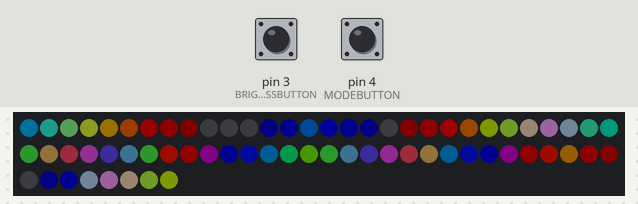
Recording of a sketch running on a simulated Arduino Pro Mini, built with avr-gcc and run on an emulated ATmega328P. On the bench: 68 RGB LEDs in strip order, left to right, continuing on the next row. The inputs (shaded band) are chosen by the test bench; at power-on: pin 3 (BRIGHTNESSBUTTON) HIGH, pin 4 (MODEBUTTON) HIGH. Dim RGB values are drawn brighter than linear; random numbers use the default seed unless the sketch sets one; EEPROM starts erased.

Above: at 1.2 s.
1.3 s: pin 3 (BRIGHTNESSBUTTON) pulled LOW for 0.15 s
At 2.2 s:
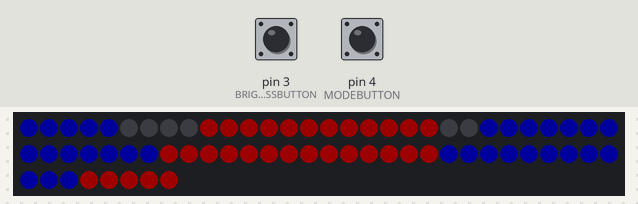
2.9 s: pin 3 (BRIGHTNESSBUTTON) pulled LOW for 1 s
At 4.07 s:
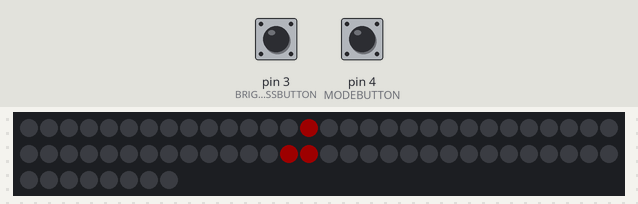
4.5 s: pin 3 (BRIGHTNESSBUTTON) pulled LOW for 0.15 s
At 5.12 s:
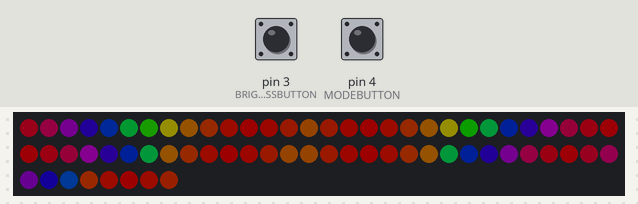
5.2 s: pin 3 (BRIGHTNESSBUTTON) pulled LOW for 3.2 s
At 7.28 s:
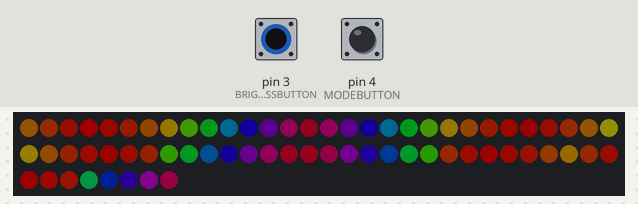
9.0 s: pin 3 (BRIGHTNESSBUTTON) pulled LOW for 0.15 s
At 9.44 s:
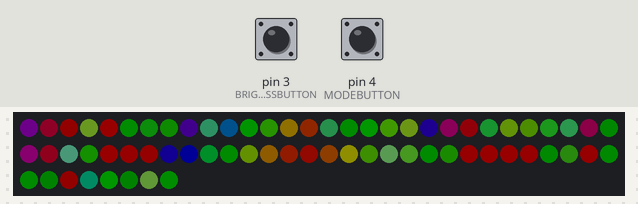
9.7 s: pin 4 (MODEBUTTON) pulled LOW for 0.15 s
At 10.04 s:
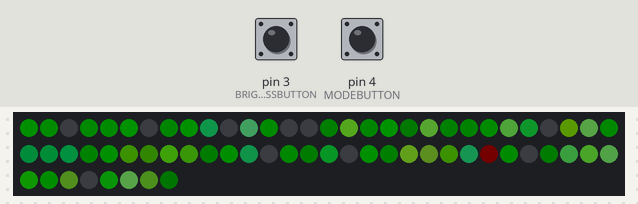
Timing chart, 0 to 12.7 s (numbered marks = the images above; inputs shaded):
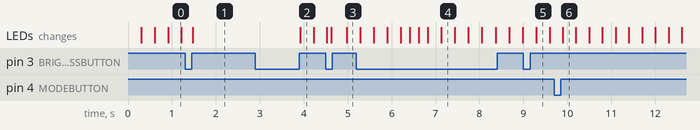

Measured:
- after the input at 2.9 s, the LEDs: change after 1.0 s (image 2)

The sketch:

RGBShades.ino
```cpp
// (licence header left out)
// RGB Shades data output to LEDs is on pin 5
#define LED_PIN  5

// RGB Shades color order (Green/Red/Blue)
#define COLOR_ORDER GRB
#define CHIPSET     WS2811

// Global maximum brightness value, maximum 255
#define MAXBRIGHTNESS 72
#define STARTBRIGHTNESS 102

// Cycle time (milliseconds between pattern changes)
#define cycleTime 15000

// Hue time (milliseconds between hue increments)
#define hueTime 30

// Time after changing settings before settings are saved to EEPROM
#define EEPROMDELAY 2000

// Include FastLED library and other useful files
#include <FastLED.h>
#include <EEPROM.h>
#include "messages.h"
#include "font.h"
#include "XYmap.h"
#include "utils.h"
#include "effects.h"
#include "buttons.h"


// Runs one time at the start of the program (power up or reset)
void setup() {

  // check to see if EEPROM has been used yet
  // if so, load the stored settings
  byte eepromWasWritten = EEPROM.read(0);
  if (eepromWasWritten == 99) {
    currentEffect = EEPROM.read(1);
    autoCycle = EEPROM.read(2);
    currentBrightness = EEPROM.read(3);
  }

  // write FastLED configuration data
  FastLED.addLeds<CHIPSET, LED_PIN, COLOR_ORDER>(leds, LAST_VISIBLE_LED + 1);

  // set global brightness value
  FastLED.setBrightness( scale8(currentBrightness, MAXBRIGHTNESS) );

  // configure input buttons
  pinMode(MODEBUTTON, INPUT_PULLUP);
  pinMode(BRIGHTNESSBUTTON, INPUT_PULLUP);

}

// list of functions that will be displayed
functionList effectList[] = {threeSine,
                             threeDee,
                             scrollTextZero,
                             plasma,
                             confetti,
                             rider,
                             scrollTextOne,
                             glitter,
                             slantBars,
                             scrollTextTwo,
                             colorFill,
                             sideRain
                            };

const byte numEffects = (sizeof(effectList)/sizeof(effectList[0]));

// Runs over and over until power off or reset
void loop()
{
  currentMillis = millis(); // save the current timer value
  updateButtons();          // read, debounce, and process the buttons
  doButtons();              // perform actions based on button state
  checkEEPROM();            // update the EEPROM if necessary

  // switch to a new effect every cycleTime milliseconds
  if (currentMillis - cycleMillis > cycleTime && autoCycle == true) {
    cycleMillis = currentMillis;
    if (++currentEffect >= numEffects) currentEffect = 0; // loop to start of effect list
    effectInit = false; // trigger effect initialization when new effect is selected
  }

  // increment the global hue value every hueTime milliseconds
  if (currentMillis - hueMillis > hueTime) {
    hueMillis = currentMillis;
    hueCycle(1); // increment the global hue value
  }

  // run the currently selected effect every effectDelay milliseconds
  if (currentMillis - effectMillis > effectDelay) {
    effectMillis = currentMillis;
    effectList[currentEffect](); // run the selected effect function
    random16_add_entropy(1); // make the random values a bit more random-ish
  }

  // run a fade effect too if the confetti effect is running
  if (effectList[currentEffect] == confetti) fadeAll(1);

  FastLED.show(); // send the contents of the led memory to the LEDs

}
```

XYmap.h
```cpp
// Helper functions for a two-dimensional XY matrix of pixels.
// Special credit to Mark Kriegsman
//
// 2014-10-18 - Special version for RGB Shades Kickstarter
//              https://www.kickstarter.com/projects/macetech/rgb-led-shades
//              2014-10-18 - code version 2c (local table, holes are r/w),
//              by Mark Kriegsman
//
//              This special 'XY' code lets you program the RGB Shades
//              as a plain 16x5 matrix.
//
//              Writing to and reading from the 'holes' in the layout is
//              also allowed; holes retain their data, it's just not displayed.
//
//              You can also test to see if you're on or off the layout
//              like this
//                if( XY(x,y) > LAST_VISIBLE_LED ) { ...off the layout...}
//
//              X and Y bounds checking is also included, so it is safe
//              to just do this without checking x or y in your code:
//                leds[ XY(x,y) ] == CRGB::Red;
//              All out of bounds coordinates map to the first hidden pixel.
//
//     XY(x,y) takes x and y coordinates and returns an LED index number,
//             for use like this:  leds[ XY(x,y) ] == CRGB::Red;


// Params for width and height
const uint8_t kMatrixWidth = 16;
const uint8_t kMatrixHeight = 5;

// Pixel layout
//
//      0  1  2  3  4  5  6  7  8  9 10 11 12 13 14 15
//   +------------------------------------------------
// 0 |  .  0  1  2  3  4  5  6  7  8  9 10 11 12 13  .
// 1 | 29 28 27 26 25 24 23 22 21 20 19 18 17 16 15 14
// 2 | 30 31 32 33 34 35 36  .  . 37 38 39 40 41 42 43
// 3 | 57 56 55 54 53 52 51  .  . 50 49 48 47 46 45 44
// 4 |  . 58 59 60 61 62  .  .  .  . 63 64 65 66 67  .

#define NUM_LEDS (kMatrixWidth * kMatrixHeight)
CRGB leds[ NUM_LEDS ];


// This function will return the right 'led index number' for
// a given set of X and Y coordinates on your RGB Shades.
// This code, plus the supporting 80-byte table is much smaller
// and much faster than trying to calculate the pixel ID with code.
#define LAST_VISIBLE_LED 67
uint8_t XY( uint8_t x, uint8_t y)
{
  // any out of bounds address maps to the first hidden pixel
  if( (x >= kMatrixWidth) || (y >= kMatrixHeight) ) {
    return (LAST_VISIBLE_LED + 1);
  }

  const uint8_t ShadesTable[] = {
     68,  0,  1,  2,  3,  4,  5,  6,  7,  8,  9, 10, 11, 12, 13, 69,
     29, 28, 27, 26, 25, 24, 23, 22, 21, 20, 19, 18, 17, 16, 15, 14,
     30, 31, 32, 33, 34, 35, 36, 70, 71, 37, 38, 39, 40, 41, 42, 43,
     57, 56, 55, 54, 53, 52, 51, 72, 73, 50, 49, 48, 47, 46, 45, 44,
     74, 58, 59, 60, 61, 62, 75, 76, 77, 78, 63, 64, 65, 66, 67, 79
  };

  uint8_t i = (y * kMatrixWidth) + x;
  uint8_t j = ShadesTable[i];
  return j;
}
```

buttons.h
```cpp
// Process button inputs and return button activity

#define NUMBUTTONS 2
#define MODEBUTTON 4
#define BRIGHTNESSBUTTON 3

#define BTNIDLE 0
#define BTNDEBOUNCING 1
#define BTNPRESSED 2
#define BTNRELEASED 3
#define BTNLONGPRESS 4
#define BTNLONGPRESSREAD 5

#define BTNDEBOUNCETIME 20
#define BTNLONGPRESSTIME 1000

unsigned long buttonEvents[NUMBUTTONS];
byte buttonStatuses[NUMBUTTONS];
byte buttonmap[NUMBUTTONS] = {BRIGHTNESSBUTTON, MODEBUTTON};

void updateButtons() {
  for (byte i = 0; i < NUMBUTTONS; i++) {
    switch (buttonStatuses[i]) {
      case BTNIDLE:
        if (digitalRead(buttonmap[i]) == LOW) {
          buttonEvents[i] = currentMillis;
          buttonStatuses[i] = BTNDEBOUNCING;
        }
        break;

      case BTNDEBOUNCING:
        if (currentMillis - buttonEvents[i] > BTNDEBOUNCETIME) {
          if (digitalRead(buttonmap[i]) == LOW) {
            buttonStatuses[i] = BTNPRESSED;
          }
        }
        break;

      case BTNPRESSED:
        if (digitalRead(buttonmap[i]) == HIGH) {
          buttonStatuses[i] = BTNRELEASED;
        } else if (currentMillis - buttonEvents[i] > BTNLONGPRESSTIME) {
          buttonStatuses[i] = BTNLONGPRESS;
        }
        break;

      case BTNRELEASED:
        break;

      case BTNLONGPRESS:
        break;

      case BTNLONGPRESSREAD:
        if (digitalRead(buttonmap[i]) == HIGH) {
          buttonStatuses[i] = BTNIDLE;
        }
        break;
    }
  }
}

byte buttonStatus(byte buttonNum) {

  byte tempStatus = buttonStatuses[buttonNum];
  if (tempStatus == BTNRELEASED) {
    buttonStatuses[buttonNum] = BTNIDLE;
  } else if (tempStatus == BTNLONGPRESS) {
    buttonStatuses[buttonNum] = BTNLONGPRESSREAD;
  }

  return tempStatus;

}

void doButtons() {

  // Check the mode button (for switching between effects)
  switch (buttonStatus(0)) {

    case BTNRELEASED: // button was pressed and released quickly
      cycleMillis = currentMillis;
      if (++currentEffect >= numEffects) currentEffect = 0; // loop to start of effect list
      effectInit = false; // trigger effect initialization when new effect is selected
      eepromMillis = currentMillis;
      eepromOutdated = true;
      break;

    case BTNLONGPRESS: // button was held down for a while
      autoCycle = !autoCycle; // toggle auto cycle mode
      confirmBlink(); // one blue blink: auto mode. two red blinks: manual mode.
      eepromMillis = currentMillis;
      eepromOutdated = true;
      break;

  }

  // Check the brightness adjust button
  switch (buttonStatus(1)) {

    case BTNRELEASED: // button was pressed and released quickly
      currentBrightness += 51; // increase the brightness (wraps to lowest)
      FastLED.setBrightness(scale8(currentBrightness, MAXBRIGHTNESS));
      eepromMillis = currentMillis;
      eepromOutdated = true;
      break;

    case BTNLONGPRESS: // button was held down for a while
      currentBrightness = STARTBRIGHTNESS; // reset brightness to startup value
      FastLED.setBrightness(scale8(currentBrightness, MAXBRIGHTNESS));
      eepromMillis = currentMillis;
      eepromOutdated = true;
      break;

  }

}
```

effects.h
```cpp
//   Graphical effects to run on the RGB Shades LED array
//   Each function should have the following components:
//    * Must be declared void with no parameters or will break function pointer array
//    * Check effectInit, if false then init any required settings and set effectInit true
//    * Set effectDelay (the time in milliseconds until the next run of this effect)
//    * All animation should be controlled with counters and effectDelay, no delay() or loops
//    * Pixel data should be written using leds[XY(x,y)] to map coordinates to the RGB Shades layout

// Triple Sine Waves
void threeSine() {

  static byte sineOffset = 0; // counter for current position of sine waves

  // startup tasks
  if (effectInit == false) {
    effectInit = true;
    effectDelay = 20;
  }

  // Draw one frame of the animation into the LED array
  for (byte x = 0; x < kMatrixWidth; x++) {
    for (int y = 0; y < kMatrixHeight; y++) {

      // Calculate "sine" waves with varying periods
      // sin8 is used for speed; cos8, quadwave8, or triwave8 would also work here
      byte sinDistanceR = qmul8(abs(y * (255 / kMatrixHeight) - sin8(sineOffset * 9 + x * 16)), 2);
      byte sinDistanceG = qmul8(abs(y * (255 / kMatrixHeight) - sin8(sineOffset * 10 + x * 16)), 2);
      byte sinDistanceB = qmul8(abs(y * (255 / kMatrixHeight) - sin8(sineOffset * 11 + x * 16)), 2);

      leds[XY(x, y)] = CRGB(255 - sinDistanceR, 255 - sinDistanceG, 255 - sinDistanceB);
    }
  }

  sineOffset++; // byte will wrap from 255 to 0, matching sin8 0-255 cycle

}


// RGB Plasma
void plasma() {

  static byte offset  = 0; // counter for radial color wave motion
  static int plasVector = 0; // counter for orbiting plasma center

  // startup tasks
  if (effectInit == false) {
    effectInit = true;
    effectDelay = 10;
  }

  // Calculate current center of plasma pattern (can be offscreen)
  int xOffset = cos8(plasVector / 256);
  int yOffset = sin8(plasVector / 256);

  // Draw one frame of the animation into the LED array
  for (int x = 0; x < kMatrixWidth; x++) {
    for (int y = 0; y < kMatrixHeight; y++) {
      byte color = sin8(sqrt(sq(((float)x - 7.5) * 10 + xOffset - 127) + sq(((float)y - 2) * 10 + yOffset - 127)) + offset);
      leds[XY(x, y)] = CHSV(color, 255, 255);
    }
  }

  offset++; // wraps at 255 for sin8
  plasVector += 16; // using an int for slower orbit (wraps at 65536)

}


// Scanning pattern left/right, uses global hue cycle
void rider() {

  static byte riderPos = 0;

  // startup tasks
  if (effectInit == false) {
    effectInit = true;
    effectDelay = 5;
    riderPos = 0;
  }

  // Draw one frame of the animation into the LED array
  for (byte x = 0; x < kMatrixWidth; x++) {
    int brightness = abs(x * (256 / kMatrixWidth) - triwave8(riderPos) * 2 + 127) * 3;
    if (brightness > 255) brightness = 255;
    brightness = 255 - brightness;
    CRGB riderColor = CHSV(cycleHue, 255, brightness);
    for (byte y = 0; y < kMatrixHeight; y++) {
      leds[XY(x, y)] = riderColor;
    }
  }

  riderPos++; // byte wraps to 0 at 255, triwave8 is also 0-255 periodic

}


// Shimmering noise, uses global hue cycle
void glitter() {

  // startup tasks
  if (effectInit == false) {
    effectInit = true;
    effectDelay = 15;
  }

  // Draw one frame of the animation into the LED array
  for (int x = 0; x < kMatrixWidth; x++) {
    for (int y = 0; y < kMatrixHeight; y++) {
      leds[XY(x, y)] = CHSV(cycleHue, 255, random8(5) * 63);
    }
  }

}


// Fills saturated colors into the array from alternating directions
void colorFill() {

  static byte currentColor = 0;
  static byte currentRow = 0;
  static byte currentDirection = 0;

  // startup tasks
  if (effectInit == false) {
    effectInit = true;
    effectDelay = 45;
    currentColor = 0;
    currentRow = 0;
    currentDirection = 0;
    currentPalette = RainbowColors_p;
  }

  // test a bitmask to fill up or down when currentDirection is 0 or 2 (0b00 or 0b10)
  if (!(currentDirection & 1)) {
    effectDelay = 45; // slower since vertical has fewer pixels
    for (byte x = 0; x < kMatrixWidth; x++) {
      byte y = currentRow;
      if (currentDirection == 2) y = kMatrixHeight - 1 - currentRow;
      leds[XY(x, y)] = currentPalette[currentColor];
    }
  }

  // test a bitmask to fill left or right when currentDirection is 1 or 3 (0b01 or 0b11)
  if (currentDirection & 1) {
    effectDelay = 20; // faster since horizontal has more pixels
    for (byte y = 0; y < kMatrixHeight; y++) {
      byte x = currentRow;
      if (currentDirection == 3) x = kMatrixWidth - 1 - currentRow;
      leds[XY(x, y)] = currentPalette[currentColor];
    }
  }

  currentRow++;

  // detect when a fill is complete, change color and direction
  if ((!(currentDirection & 1) && currentRow >= kMatrixHeight) || ((currentDirection & 1) && currentRow >= kMatrixWidth)) {
    currentRow = 0;
    currentColor += random8(3, 6);
    if (currentColor > 15) currentColor -= 16;
    currentDirection++;
    if (currentDirection > 3) currentDirection = 0;
    effectDelay = 300; // wait a little bit longer after completing a fill
  }


}

// Emulate 3D anaglyph glasses
void threeDee() {

  // startup tasks
  if (effectInit == false) {
    effectInit = true;
    effectDelay = 50;
  }

  for (byte x = 0; x < kMatrixWidth; x++) {
    for (byte y = 0; y < kMatrixHeight; y++) {
      if (x < 7) {
        leds[XY(x, y)] = CRGB::Blue;
      } else if (x > 8) {
        leds[XY(x, y)] = CRGB::Red;
      } else {
        leds[XY(x, y)] = CRGB::Black;
      }
    }
  }

  leds[XY(6, 0)] = CRGB::Black;
  leds[XY(9, 0)] = CRGB::Black;

}

// Random pixels scroll sideways, uses current hue
#define rainDir 0
void sideRain() {

  // startup tasks
  if (effectInit == false) {
    effectInit = true;
    effectDelay = 30;
  }

  scrollArray(rainDir);
  byte randPixel = random8(kMatrixHeight);
  for (byte y = 0; y < kMatrixHeight; y++) leds[XY((kMatrixWidth - 1) * rainDir, y)] = CRGB::Black;
  leds[XY((kMatrixWidth - 1)*rainDir, randPixel)] = CHSV(cycleHue, 255, 255);

}

// Pixels with random locations and random colors selected from a palette
// Use with the fadeAll function to allow old pixels to decay
void confetti() {

  // startup tasks
  if (effectInit == false) {
    effectInit = true;
    effectDelay = 10;
    selectRandomPalette();
  }

  // scatter random colored pixels at several random coordinates
  for (byte i = 0; i < 4; i++) {
    leds[XY(random16(kMatrixWidth), random16(kMatrixHeight))] = ColorFromPalette(currentPalette, random16(255), 255); //CHSV(random16(255), 255, 255);
    random16_add_entropy(1);
  }

}


// Draw slanting bars scrolling across the array, uses current hue
void slantBars() {

  static byte slantPos = 0;

  // startup tasks
  if (effectInit == false) {
    effectInit = true;
    effectDelay = 5;
  }

  for (byte x = 0; x < kMatrixWidth; x++) {
    for (byte y = 0; y < kMatrixHeight; y++) {
      leds[XY(x, y)] = CHSV(cycleHue, 255, quadwave8(x * 32 + y * 32 + slantPos));
    }
  }

  slantPos -= 4;

}


#define NORMAL 0
#define RAINBOW 1
#define charSpacing 2
// Scroll a text string
void scrollText(byte message, byte style, CRGB fgColor, CRGB bgColor) {
  static byte currentMessageChar = 0;
  static byte currentCharColumn = 0;
  static byte paletteCycle = 0;
  static CRGB currentColor;
  static byte bitBuffer[16] = {0};
  static byte bitBufferPointer = 0;

  // startup tasks
  if (effectInit == false) {
    effectInit = true;
    effectDelay = 35;
    currentMessageChar = 0;
    currentCharColumn = 0;
    selectFlashString(message);
    loadCharBuffer(loadStringChar(message, currentMessageChar));
    currentPalette = RainbowColors_p;
    for (byte i = 0; i < kMatrixWidth; i++) bitBuffer[i] = 0;
  }

  paletteCycle += 15;

  if (currentCharColumn < 5) { // characters are 5 pixels wide
    bitBuffer[(bitBufferPointer + kMatrixWidth - 1) % kMatrixWidth] = charBuffer[currentCharColumn]; // character
  } else {
    bitBuffer[(bitBufferPointer + kMatrixWidth - 1) % kMatrixWidth] = 0; // space
  }

  CRGB pixelColor;
  for (byte x = 0; x < kMatrixWidth; x++) {
    for (byte y = 0; y < 5; y++) { // characters are 5 pixels tall
      if (bitRead(bitBuffer[(bitBufferPointer + x) % kMatrixWidth], y) == 1) {
        if (style == RAINBOW) {
          pixelColor = ColorFromPalette(currentPalette, paletteCycle+y*16, 255);
        } else {
          pixelColor = fgColor;
        }
      } else {
        pixelColor = bgColor;
      }
      leds[XY(x, y)] = pixelColor;
    }
  }

  currentCharColumn++;
  if (currentCharColumn > (4 + charSpacing)) {
    currentCharColumn = 0;
    currentMessageChar++;
    char nextChar = loadStringChar(message, currentMessageChar);
    if (nextChar == 0) { // null character at end of strong
      currentMessageChar = 0;
      nextChar = loadStringChar(message, currentMessageChar);
    }
    loadCharBuffer(nextChar);
  }

  bitBufferPointer++;
  if (bitBufferPointer > 15) bitBufferPointer = 0;

}


void scrollTextZero() {
  scrollText(0, NORMAL, CRGB::Red, CRGB::Black);
}

void scrollTextOne() {
  scrollText(1, RAINBOW, 0, CRGB::Black);
}

void scrollTextTwo() {
  scrollText(2, NORMAL, CRGB::Green, CRGB(0,0,8));
}
```

Source omitted: font.h (4638 bytes), messages.h (249 bytes), utils.h (4535 bytes)
